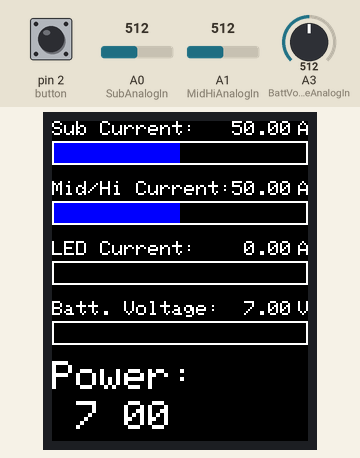
Recording of a sketch running on a simulated Arduino Uno, built with avr-gcc and run on an emulated ATmega328P. Shown: 128×160 colour display. The test bench sets the inputs (shaded band); at power-on: A0 (SubAnalogIn) = 512, A1 (MidHiAnalogIn) = 512, A3 (BattVoltageAnalogIn) = 512, pin 2 (button) HIGH. What the sketch prints to the serial monitor is not drawn.

Above: at 1.3 s.
1.4 s: A0 (SubAnalogIn) set to 716
At 2.17 s:
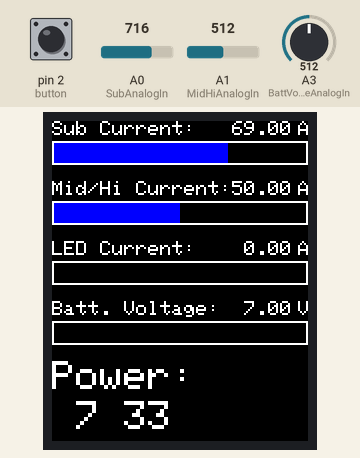
3.4 s: A1 (MidHiAnalogIn) set to 716
At 4.38 s:
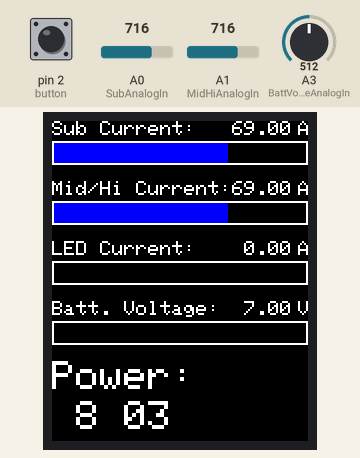
5.6 s: A3 (BattVoltageAnalogIn) set to 716
At 6.14 s:
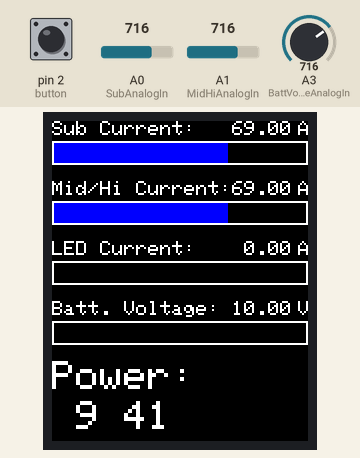
7.4 s: A0 (SubAnalogIn) set to 900
At 8.35 s:
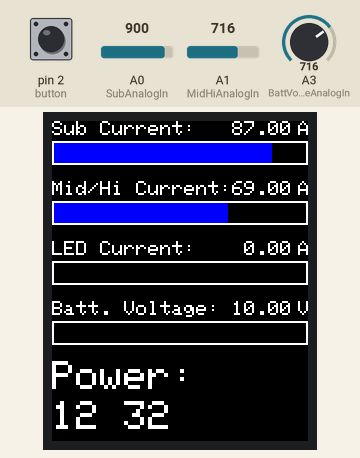
9.6 s: A1 (MidHiAnalogIn) set to 900
At 10.56 s:
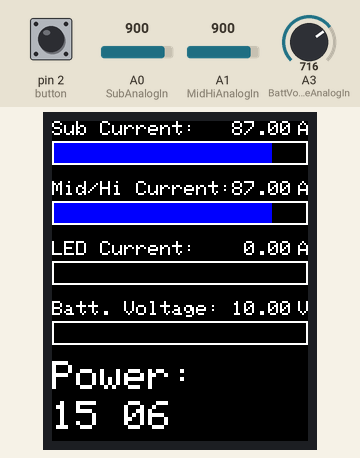
11.8 s: A3 (BattVoltageAnalogIn) set to 900
At 12.32 s:
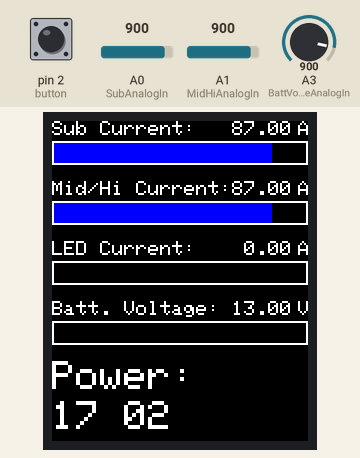
Timing chart, 0 to 14.6 s (numbered marks = the images above; inputs shaded):
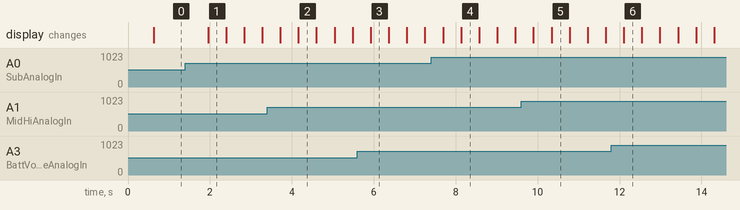

The sketch:

LCD_Micro_v3.ino
```cpp
/**************************************************************************
Title: Canal & River Trust Pride Bike Real-time Monitor Micro
Author: James Kincell
Date: 24-MAY-2022
***************************************************************************/

#include <Adafruit_GFX.h>    // Core graphics library
#include <Adafruit_ST7735.h> // Hardware-specific library for ST7735
#include <SPI.h>
#include <movingAvg.h>

// Macros for TFT Colours:
#define tftBLACK    0x0000
#define tftWHITE    0xFFFF
#define tftRED      0xF800
#define tftGREEN    0x07E0
#define tftBLUE     0x001F
#define tftCYAN     0x07FF
#define tftMAGENTA  0xF81F
#define tftYELLOW   0xFFE0
#define tftORANGE   0xFC00

// TFT Pinning:
#define TFT_CS    10
#define TFT_RST   8
#define TFT_DC    9

// Analog Input Pinning:
#define SubAnalogIn A0
#define MidHiAnalogIn A1
#define LedAnalogIn A2
#define BattVoltageAnalogIn A3

//Button Input:
#define button 2

// Some Display Constants:
#define BarChartHeight 12
#define TextHeight 8
#define yGap 2
#define ReadingStartX 90
#define UnitStartX 123
#define DecimalPointX 102
byte TextWidth[] = {0,6,12};

// Coordinates and stuff:
byte firstLineYvals [] ={0, 30, 60, 90, 140};
byte BarChartYStartArray[sizeof(firstLineYvals)];
byte ReadingYStartArray[sizeof(firstLineYvals)];
byte lastpixelwidth [] = {1, 1, 1, 1};

// Variables for measurements:
int lastSubAmps;
int lastMidHiAmps;
int lastLedAmps;
int lastBattVolts;
int SubAmps;
int MidHiAmps;
int LedAmps;
int BattVolts;
int instantaneousPower;
int movingAvgPower;
int lastReading [] = {9999, 9999, 9999, 9999, 9999};

//Create tft instance:
Adafruit_ST7735 tft = Adafruit_ST7735(TFT_CS, TFT_DC, TFT_RST);
//Creatr Moving Average instance for Power:
movingAvg avgPower(10);

//SETUP:
void setup(void) {
  Serial.begin(9600);
  tft.initR(INITR_BLACKTAB);
  tft.setRotation(2);
  tft.fillScreen(tftBLACK);
  tft.setTextWrap(false);

  avgPower.begin();

  pinMode(button, INPUT);

  //Create some dynamic arrays:
  for (byte i=0; i<sizeof(firstLineYvals)-1; i++){
    BarChartYStartArray[i] = firstLineYvals[i] + TextHeight + yGap;
    //Serial.print("Bar ");
    //Serial.println(BarChartYStartArray[i]);
    ReadingYStartArray[i] = firstLineYvals[i] + TextHeight + yGap + BarChartHeight + yGap;
    //Serial.print("Reading ");
    //Serial.println(ReadingYStartArray[i]);
  }

  //DRAW STATIC ITEMS:
  tft.setTextColor(tftWHITE);
  tft.setTextSize(1);

  //Bass Current:
  tft.setCursor(0, firstLineYvals[0]);
  tft.println("Sub Current:");
  tft.drawRect(0, BarChartYStartArray[0], tft.width(), BarChartHeight, tftWHITE);
  tft.setCursor(DecimalPointX, firstLineYvals[0]);
  tft.println(".");
  tft.setCursor(UnitStartX, firstLineYvals[0]);
  tft.println("A");

  //MidHigh Current:
  tft.setCursor(0, firstLineYvals[1]);
  tft.println("Mid/Hi Current:");
  tft.drawRect(0, BarChartYStartArray[1], tft.width(), BarChartHeight, tftWHITE);
  tft.setCursor(DecimalPointX, firstLineYvals[1]);
  tft.println(".");
  tft.setCursor(UnitStartX, firstLineYvals[1]);
  tft.println("A");

  //LED Current:
  tft.setCursor(0, firstLineYvals[2]);
  tft.println("LED Current:");
  tft.drawRect(0, BarChartYStartArray[2], tft.width(), BarChartHeight, tftWHITE);
  tft.setCursor(DecimalPointX, firstLineYvals[2]);
  tft.println(".");
  tft.setCursor(UnitStartX, firstLineYvals[2]);
  tft.println("A");

  //Battery Voltage:
  tft.setCursor(0, firstLineYvals[3]);
  tft.println("Batt. Voltage:");
  tft.drawRect(0, BarChartYStartArray[3], tft.width(), BarChartHeight, tftWHITE);
  tft.setCursor(DecimalPointX, firstLineYvals[3]);
  tft.println(".");
  tft.setCursor(UnitStartX, firstLineYvals[3]);
  tft.println("V");

  tft.setCursor(0, 120);
  tft.setTextSize(2);
  tft.println("Power:");
}
// END SETUP.

// MAIN LOOP:
void loop() {
  // Read Unscaled Analog Inputs:
  SubAmps = analogRead(SubAnalogIn);
  delay(100);
  MidHiAmps = analogRead(MidHiAnalogIn);
  delay(100);
  //LedAmps = analogRead(LedAnalogIn);
  delay(100);
  BattVolts = analogRead(BattVoltageAnalogIn);
  delay(100);

  //DEBUG STUFF
  Serial.print("Bass Reading:     ");
  Serial.println(SubAmps);
  Serial.print("Mid/High Reading: ");
  Serial.println(MidHiAmps);
  Serial.print("LED Reading:      ");
  Serial.println(LedAmps);
  Serial.print("Batt Reading:     ");
  Serial.println(BattVolts);
  Serial.println(" ");
  Serial.println(" ");
  Serial.println(" ");
  Serial.println(" ");

  //delay(1000);


  //Scale the readings:
  //  values are x100, decimal point added by print function
  SubAmps = map(SubAmps,0,1023,0,100);
  MidHiAmps = map(MidHiAmps,0,1023,0,100);
  LedAmps = map(LedAmps,0,1023,0,100);
  BattVolts = map(BattVolts,0,1023,0,15);
  //Serial.print("Battery Voltage: ");
  //Serial.println(BattVolts);

  barChart(SubAmps, 0);
  PrintReadingText(SubAmps*100, 0, ReadingStartX, 1);

  barChart(MidHiAmps, 1);
  PrintReadingText(MidHiAmps*100, 1, ReadingStartX, 1);

  barChart(LedAmps, 2);
  PrintReadingText(LedAmps*10, 2, ReadingStartX, 1);

  barChart((BattVolts/15)*100, 3);
  PrintReadingText(BattVolts*100, 3, ReadingStartX, 1);

  //Power Calculation:
  instantaneousPower = (SubAmps + MidHiAmps + LedAmps) * BattVolts;
  movingAvgPower = avgPower.reading(instantaneousPower);

  PrintReadingText(movingAvgPower, 4, 0, 2);

  if(digitalRead(button) != HIGH){
    Serial.println("Button Pressed");
  }

}
// END MAIN LOOP.

/////////////////////
// FUNCTIONS:
/////////////////////

//Bar Chart Function:
void barChart(int pc, byte chartID){
  int pixelwidth = map(pc, 0, 100, 1, 126);
  if (lastpixelwidth[chartID] < pixelwidth){
    tft.fillRect(lastpixelwidth[chartID], BarChartYStartArray[chartID]+1, (pixelwidth-lastpixelwidth[chartID]+1), BarChartHeight-2 , tftBLUE);
  }else if (lastpixelwidth[chartID] > pixelwidth){
    tft.fillRect(pixelwidth, BarChartYStartArray[chartID]+1, lastpixelwidth[chartID]-pixelwidth+1, BarChartHeight-2 , tftBLACK);
  }
  lastpixelwidth[chartID] = pixelwidth;
}

//Print Readings Function - avoids re-printing unchanged values, nifty!
void PrintReadingText(int reading, byte readingID, byte xPos, byte textSize){
  //Separate the individual base10 digits:
  byte readingOnes = (reading%10);
  byte readingTens = ((reading/10)%10);
  byte readingHundreds = ((reading/100)%10);
  byte readingThousands = (reading/1000);
  byte lastOnes = (lastReading[readingID]%10);
  byte lastTens = ((lastReading[readingID]/10)%10);
  byte lastHundreds = ((lastReading[readingID]/100)%10);
  byte lastThousands = (lastReading[readingID]/1000);

  tft.setTextSize(textSize);

  //THOUSANDS
  if(readingThousands != lastThousands){
    tft.setCursor(xPos, firstLineYvals[readingID]);
    tft.setTextColor(tftBLACK);
    tft.println(lastThousands);
    if(readingThousands != 0){
      tft.setCursor(xPos, firstLineYvals[readingID]);
      tft.setTextColor(tftWHITE);
      tft.println(readingThousands);
    }
  }

  //HUNDREDS
  if(readingHundreds != lastHundreds){
    tft.setCursor(xPos+TextWidth[textSize], firstLineYvals[readingID]);
    tft.setTextColor(tftBLACK);
    tft.println(lastHundreds);
    tft.setCursor(xPos+TextWidth[textSize], firstLineYvals[readingID]);
    tft.setTextColor(tftWHITE);
    tft.println(readingHundreds);
  }

  //TENS
  if(readingTens != lastTens){
    tft.setCursor(xPos+TextWidth[textSize]*3, firstLineYvals[readingID]);
    tft.setTextColor(tftBLACK);
    tft.println(lastTens);
    tft.setCursor(xPos+TextWidth[textSize]*3, firstLineYvals[readingID]);
    tft.setTextColor(tftWHITE);
    tft.println(readingTens);
  }

  //ONES
  if(readingOnes != lastOnes){
    tft.setCursor(xPos+TextWidth[textSize]*4, firstLineYvals[readingID]);
    tft.setTextColor(tftBLACK);
    tft.println(lastOnes);
    tft.setCursor(xPos+TextWidth[textSize]*4, firstLineYvals[readingID]);
    tft.setTextColor(tftWHITE);
    tft.println(readingOnes);
  }

  //Save this as the last reading, for next function call.
  lastReading[readingID] = reading;
}
```

Measured:
- after the input at 1.4 s, the display: changes after 0.55 s (image 1)
- what the display in image 1 shows lasts 0.4 s, from 2.0 s to 2.4 s
